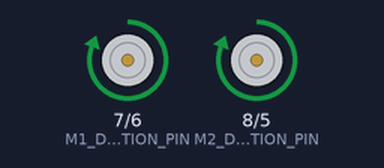
The sketch below on a simulated Arduino Uno, built with avr-gcc and run on an emulated ATmega328P. Parts: direction and speed pins drawn as motors (green arrow = direction pin HIGH = forward, orange = LOW = backward, longer = more drive).

Above: at 0.1 s.
At 8.1 s:
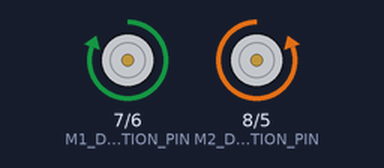
At 16.1 s:
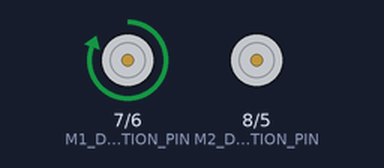
At 36.1 s:
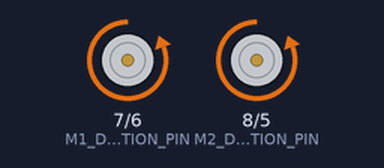
Timing chart, 0 to 40.0 s (numbered marks = the images above):
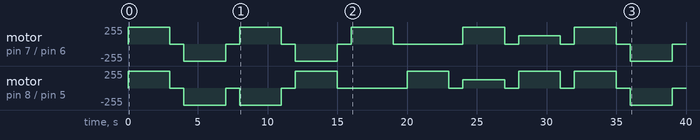

Measured:
- by itself, motor on pin 7 (M1_DIRECTION_PIN) / pin 6 (M1_SPEED_PIN): stopped → forward 255/255 at 0.00 s, → stopped 3.0 s later, → backward 255/255 1.0 s later, → stopped 3.0 s later, … (18 changes in this stretch)
- by itself, motor on pin 8 (M2_DIRECTION_PIN) / pin 5 (M2_SPEED_PIN): stopped → forward 255/255 at 0.00 s, → stopped 3.0 s later, → backward 255/255 1.0 s later, → stopped 3.0 s later, … (18 changes in this stretch)

The sketch:

ch10_car_motoduino.ino
```cpp
// 一個馬達以兩個腳位操控
// 以digitalWrite控制轉向：正轉、逆轉
// 以analogWrite控制轉速，0停止，255最快
#define M1_SPEED_PIN 6 // 馬達M1的轉速
#define M1_DIRECTION_PIN 7 // 馬達M1的轉向
#define M2_SPEED_PIN 5 // 馬達M2的轉速
#define M2_DIRECTION_PIN 8 // 馬達M2的轉向

// 假定M1連接左馬達，M2連接右馬達
#define MOTOR_RIGHT_SPEED M2_SPEED_PIN
#define MOTOR_RIGHT_DIRECTION M2_DIRECTION_PIN
#define MOTOR_LEFT_SPEED M1_SPEED_PIN
#define MOTOR_LEFT_DIRECTION M1_DIRECTION_PIN

void setup() {
  pinMode(MOTOR_RIGHT_DIRECTION, OUTPUT);
  pinMode(MOTOR_LEFT_DIRECTION, OUTPUT);
}
void loop() {
  forward(); delay(3000); stop(); delay(1000);
  backward(); delay(3000); stop(); delay(1000);
  rotateRight(); delay(3000); stop(); delay(1000);
  rotateLeft(); delay(3000); stop(); delay(1000);
  turnRight(); delay(3000); stop(); delay(1000);
  turnLeft(); delay(3000); stop(); delay(1000);
  moveAndTurnRight(); delay(3000); stop(); delay(1000);
  moveAndTurnLeft(); delay(3000); stop(); delay(1000);
}
void forward(){ // 兩個馬達都正轉，往前進
  setMotorRight(255, false);
  setMotorLeft(255, false);
}
void backward(){ // 兩個馬達都逆轉，往後退
  setMotorRight(255, true);
  setMotorLeft(255, true);
}
void rotateRight(){ // 原地向右旋轉
  setMotorRight(255, true);
  setMotorLeft(255, false);
}
void rotateLeft(){ // 原地向左旋轉
  setMotorRight(255, false);
  setMotorLeft(255, true);
}
void turnRight(){ // 向右轉彎
  setMotorRight(0, false);
  setMotorLeft(255, false);
}
void turnLeft(){ // 向左轉彎
  setMotorRight(255, false);
  setMotorLeft(0, false);
}
void moveAndTurnRight(){ // 邊前進邊向右轉彎
  setMotorRight(127, false);
  setMotorLeft(255, false);
}
void moveAndTurnLeft(){ // 邊前進邊向左轉彎
  setMotorRight(255, false);
  setMotorLeft(127, false);
}
void stop(){ // 停止
  setMotorRight(0, false);
  setMotorLeft(0, false);
}
// 設定馬達的速度（0~255）與轉向
void setMotorRight(int speed, boolean reverse) {
  digitalWrite(MOTOR_RIGHT_DIRECTION, !reverse);
  analogWrite(MOTOR_RIGHT_SPEED, speed);
}
void setMotorLeft(int speed, boolean reverse) {
  digitalWrite(MOTOR_LEFT_DIRECTION, !reverse);
  analogWrite(MOTOR_LEFT_SPEED, speed);
}
```
